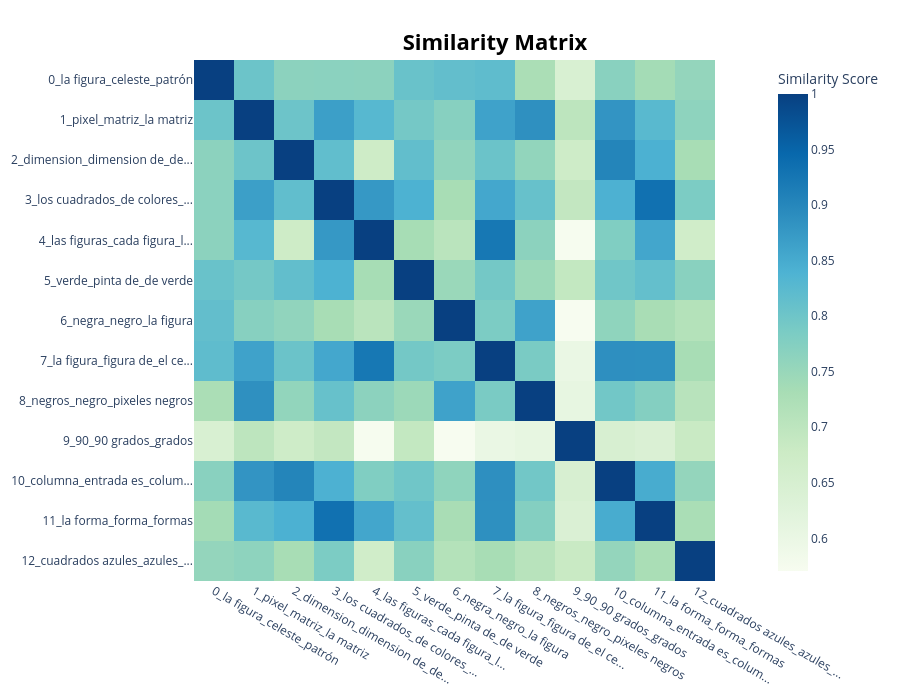

Source (notebook cell):
### Code cell
# Heatmap de similitud entre tópicos
fig = topic_model.visualize_heatmap()
fig.update_layout(width=900, height=700)
fig.show()

### Figure 1 — Plotly figure (JSON) as saved in the notebook; plotly's stock layout.template omitted (floating-point values rounded to 4 significant figures; data arrays with more than 128 entries replaced by an {"elided": "..."} marker saying what was removed)
{"data": [{"coloraxis": "coloraxis", "hovertemplate": "x: %{x}<br>y: %{y}<br>Similarity Score: %{z}<extra></extra>", "name": "0", "type": "heatmap", "x": ["0_la figura_celeste_patrón", "1_pixel_matriz_la matriz", "2_dimension_dimension de_de...", "3_los cuadrados_de colores_...", "4_las figuras_cada figura_l...", "5_verde_pinta de_de verde", "6_negra_negro_la figura", "7_la figura_figura de_el ce...", "8_negros_negro_pixeles negros", "9_90_90 grados_grados", "10_columna_entrada es_colum...", "11_la forma_forma_formas", "12_cuadrados azules_azules_..."], "xaxis": "x", "y": ["0_la figura_celeste_patrón", "1_pixel_matriz_la matriz", "2_dimension_dimension de_de...", "3_los cuadrados_de colores_...", "4_las figuras_cada figura_l...", "5_verde_pinta de_de verde", "6_negra_negro_la figura", "7_la figura_figura de_el ce...", "8_negros_negro_pixeles negros", "9_90_90 grados_grados", "10_columna_entrada es_colum...", "11_la forma_forma_formas", "12_cuadrados azules_azules_..."], "yaxis": "y", "z": {"elided": "13x13 float values"}}], "layout": {"coloraxis": {"autocolorscale": false, "colorbar": {"title": {"text": "Similarity Score"}}, "colorscale": [[0, "rgb(247,252,240)"], [0.125, "rgb(224,243,219)"], [0.25, "rgb(204,235,197)"], [0.375, "rgb(168,221,181)"], [0.5, "rgb(123,204,196)"], [0.625, "rgb(78,179,211)"], [0.75, "rgb(43,140,190)"], [0.875, "rgb(8,104,172)"], [1, "rgb(8,64,129)"]]}, "height": 700, "hoverlabel": {"bgcolor": "white", "font": {"family": "Rockwell", "size": 16}}, "legend": {"title": {"text": "Trend"}}, "margin": {"t": 60}, "showlegend": true, "title": {"font": {"color": "Black", "size": 22}, "text": "<b>Similarity Matrix</b>", "x": 0.55, "xanchor": "center", "y": 0.95, "yanchor": "top"}, "width": 900, "xaxis": {"anchor": "y", "constrain": "domain", "domain": [0, 1], "scaleanchor": "y"}, "yaxis": {"anchor": "x", "autorange": "reversed", "constrain": "domain", "domain": [0, 1]}}}
